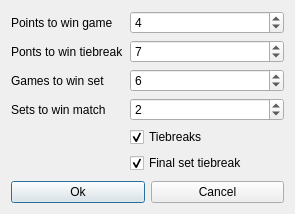
<?xml version="1.0" encoding="UTF-8"?>
<ui version="4.0">
 <class>MatchConfigDialog</class>
 <widget class="QDialog" name="MatchConfigDialog">
  <property name="geometry">
   <rect>
    <x>0</x>
    <y>0</y>
    <width>295</width>
    <height>214</height>
   </rect>
  </property>
  <property name="windowTitle">
   <string>Dialog</string>
  </property>
  <layout class="QGridLayout" name="gridLayout">
   <item row="0" column="0">
    <layout class="QVBoxLayout" name="verticalLayout">
     <item>
      <layout class="QFormLayout" name="formLayout">
       <item row="0" column="0">
        <widget class="QLabel" name="label">
         <property name="text">
          <string>Points to win game</string>
         </property>
        </widget>
       </item>
       <item row="0" column="1">
        <widget class="QSpinBox" name="pts_to_win_game_sp_b">
         <property name="value">
          <number>4</number>
         </property>
        </widget>
       </item>
       <item row="1" column="0">
        <widget class="QLabel" name="label_2">
         <property name="text">
          <string>Ponts to win tiebreak</string>
         </property>
        </widget>
       </item>
       <item row="1" column="1">
        <widget class="QSpinBox" name="pts_to_win_tiebreak_sp_b">
         <property name="value">
          <number>7</number>
         </property>
        </widget>
       </item>
       <item row="2" column="0">
        <widget class="QLabel" name="label_3">
         <property name="text">
          <string>Games to win set</string>
         </property>
        </widget>
       </item>
       <item row="2" column="1">
        <widget class="QSpinBox" name="games_to_win_set_sp_b">
         <property name="value">
          <number>6</number>
         </property>
        </widget>
       </item>
       <item row="3" column="0">
        <widget class="QLabel" name="label_4">
         <property name="text">
          <string>Sets to win match</string>
         </property>
        </widget>
       </item>
       <item row="3" column="1">
        <widget class="QSpinBox" name="sets_to_win_match_sp_b">
         <property name="value">
          <number>2</number>
         </property>
        </widget>
       </item>
       <item row="4" column="1">
        <widget class="QCheckBox" name="tiebreaks_ch_b">
         <property name="text">
          <string>Tiebreaks</string>
         </property>
         <property name="checked">
          <bool>true</bool>
         </property>
        </widget>
       </item>
       <item row="5" column="1">
        <widget class="QCheckBox" name="final_set_tiebreak_ch_b">
         <property name="text">
          <string>Final set tiebreak</string>
         </property>
         <property name="checked">
          <bool>true</bool>
         </property>
        </widget>
       </item>
      </layout>
     </item>
    </layout>
   </item>
   <item row="1" column="0">
    <layout class="QHBoxLayout" name="horizontalLayout">
     <item>
      <widget class="QPushButton" name="ok_btn">
       <property name="text">
        <string>Ok</string>
       </property>
      </widget>
     </item>
     <item>
      <widget class="QPushButton" name="cancel_btn">
       <property name="text">
        <string>Cancel</string>
       </property>
      </widget>
     </item>
    </layout>
   </item>
  </layout>
 </widget>
 <resources/>
 <connections/>
</ui>
